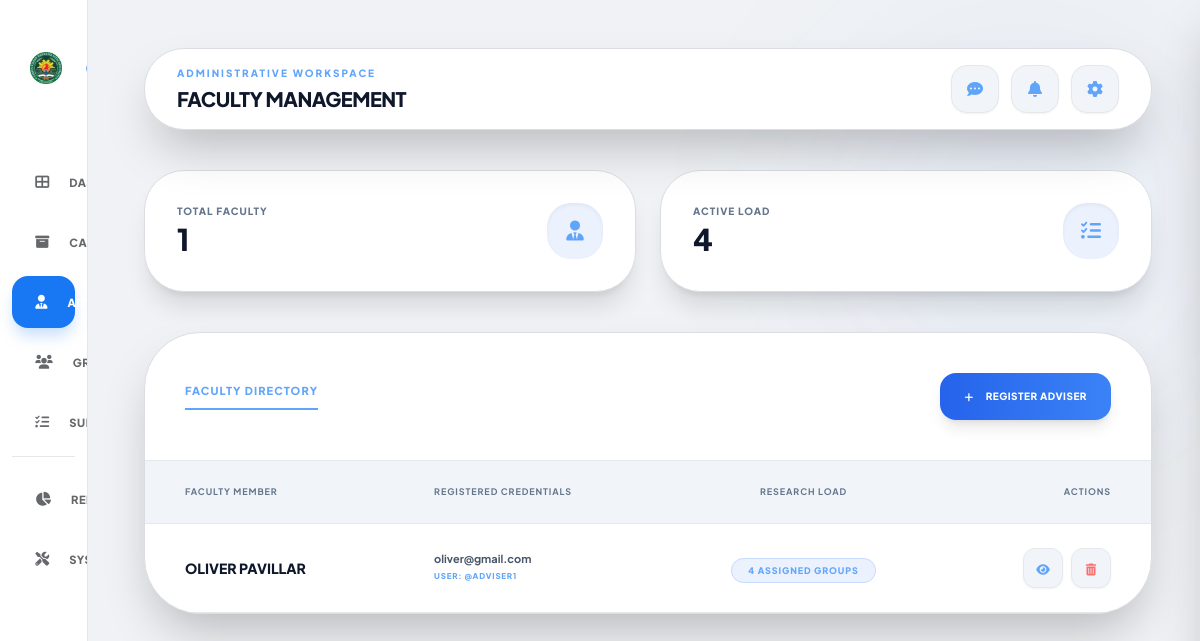
Screenshot of /admin/advisers.php (signed in) with the database file from the repository.
### tables this page shows
CREATE TABLE `adviser` (
  `id` int NOT NULL,
  `username` varchar(50) NOT NULL,
  `password` varchar(255) NOT NULL,
  `full_name` varchar(100) DEFAULT NULL,
  `email` varchar(100) DEFAULT NULL,
  `role` enum('adviser','admin') DEFAULT 'adviser',
  `created_at` timestamp NOT NULL DEFAULT CURRENT_TIMESTAMP,
  `last_activity` timestamp NULL DEFAULT NULL,
  `session_version` int DEFAULT NULL
);

### admin/advisers.php (the view, shortened to what this page needs)
<?php
include('../backend/db_config.php');
$current_page = basename($_SERVER['PHP_SELF']);
$query = "SELECT a.*, COUNT(g.id) as group_count
          FROM adviser a
          LEFT JOIN `group` g ON a.id = g.adviser_id
          GROUP BY a.id
          ORDER BY a.full_name ASC LIMIT 500";
$res = mysqli_query($conn, $query);
$total_advisers = mysqli_num_rows($res);
$total_load_q = mysqli_query($conn, "SELECT COUNT(*) as total FROM `group` WHERE adviser_id IS NOT NULL");
$total_active_load = mysqli_fetch_assoc($total_load_q)['total'] ?? 0;
?>
<!DOCTYPE html>
<html lang="en">
<head>
    <script src="https://cdn.tailwindcss.com"></script>
    <link href="https://cdnjs.cloudflare.com/ajax/libs/font-awesome/6.0.0/css/all.min.css" rel="stylesheet">
    <link rel="stylesheet" href="../assets/css/responsive.css">
</head>
<body class="min-h-screen flex">
    <aside class="group sidebar" id="sidebar">
        <div class="logo-section transition-all duration-300">
            <div class="bg-white p-2 rounded-xl flex-none flex items-center justify-center w-12 h-12">
                <img src="../chmsu.png" class="w-10 h-10 object-contain shrink-0" alt="CHMSU Logo">
            </div>
        </div>
        <nav class="flex-1 space-y-2 px-3">
            <a href="admin_dashboard.php" class="sidebar-link <?php echo ($current_page == 'admin_dashboard.php') ? 'active' : ''; ?>">
                <i class="fas fa-th-large w-5 text-center text-sm"></i>
                <span class="sidebar-text">Dashboard</span>
            </a>
            <a href="archive.php" class="sidebar-link <?php echo ($current_page == 'archive.php') ? 'active' : ''; ?>">
                <i class="fas fa-archive w-5 text-center text-sm"></i>
                <span class="sidebar-text">Capstone Archive</span>
            </a>
            <a href="advisers.php" class="sidebar-link <?php echo ($current_page == 'advisers.php') ? 'active' : ''; ?> active">
                <i class="fas fa-user-tie w-5 text-center text-sm"></i>
                <span class="sidebar-text">Adviser</span>
            </a>
            <a href="groups.php" class="sidebar-link <?php echo ($current_page == 'groups.php') ? 'active' : ''; ?>">
                <i class="fas fa-users w-5 text-center text-sm"></i>
                <span class="sidebar-text">Groups</span>
            </a>
            <a href="submissions.php" class="sidebar-link <?php echo ($current_page == 'submissions.php') ? 'active' : ''; ?>">
                <i class="fas fa-tasks w-5 text-center text-sm"></i>
                <span class="sidebar-text">Submissions & Letters</span>
            </a>
            <div class="pt-4 mt-4 border-t border-gray-200 space-y-2">
                <a href="reports.php" class="sidebar-link <?php echo ($current_page == 'reports.php') ? 'active' : ''; ?>">
                    <i class="fas fa-chart-pie w-5 text-center text-sm"></i>
                    <span class="sidebar-text">Report Analytics</span>
                </a>
                <a href="maintenance.php" class="sidebar-link <?php echo ($current_page == 'maintenance.php') ? 'active' : ''; ?>">
                    <i class="fas fa-tools w-5 text-center text-sm"></i>
                    <span class="sidebar-text">System Maintenance</span>
                </a>
            </div>
        </nav>
    </aside>
    <main class="flex-1 ml-0 md:ml-24 p-6 sm:p-8 lg:p-12 space-y-6 sm:space-y-10">
        <nav class="premium-card rounded-[2.5rem] px-4 sm:px-8 py-4 flex flex-wrap justify-between items-center shadow-2xl relative z-[100] gap-2">
            <div class="min-w-0 flex-1"><p class="text-[10px] font-black text-blue-400 uppercase tracking-[0.2em] mb-1 truncate">Administrative Workspace</p><h2 class="text-lg sm:text-xl font-black text-slate-900 uppercase tracking-tight truncate">Faculty Management</h2></div>
            <div class="flex items-center gap-3 shrink-0">
                <div class="relative nav-icon-container">
                    <button onclick="toggleAdminChatWidget()" data-tip="Messages" class="icon-tooltip w-12 h-12 rounded-2xl bg-slate-100 border border-gray-200 flex items-center justify-center hover:bg-slate-100 transition relative shadow-sm">
                        <i class="fas fa-comment-dots text-blue-400"></i>
                    </button>
                </div>
                <div class="relative nav-icon-container">
                    <button onclick="handleNotifClick()" data-tip="Notifications" class="icon-tooltip w-12 h-12 rounded-2xl bg-slate-100 border border-gray-200 flex items-center justify-center hover:bg-slate-100 transition relative shadow-sm">
                        <i class="fas fa-bell text-blue-400"></i>
                    </button>
                </div>
                <div class="relative nav-icon-container">
                    <button onclick="toggleSettingsDropdown()" data-tip="Settings" class="icon-tooltip w-12 h-12 rounded-2xl bg-slate-100 border border-gray-200 flex items-center justify-center hover:bg-slate-100 transition relative shadow-sm"><i class="fas fa-cog text-blue-400"></i></button>
                </div>
            </div>
        </nav>
        <div class="grid grid-cols-1 sm:grid-cols-2 gap-4 sm:gap-6">
            <div id="stat-1" class="stat-card p-4 sm:p-8 rounded-[2.5rem] flex items-center justify-between shadow-xl">
                <div class="min-w-0 flex-1"><p id="stat-1-label" class="text-[10px] font-black text-slate-500 uppercase tracking-widest mb-1 truncate">Total Faculty</p><h2 id="stat-1-value" class="text-3xl font-black text-slate-900"><?php echo $total_advisers; ?></h2></div>
                <div id="stat-1-icon" class="w-14 h-14 shrink-0 bg-blue-500/10 text-blue-400 rounded-3xl flex items-center justify-center text-xl shadow-inner"><i class="fas fa-user-tie"></i></div>
            </div>
            <div id="stat-2" class="stat-card p-4 sm:p-8 rounded-[2.5rem] flex items-center justify-between shadow-xl">
                <div class="min-w-0 flex-1"><p id="stat-2-label" class="text-[10px] font-black text-slate-500 uppercase tracking-widest mb-1 truncate">Active Load</p><h2 id="stat-2-value" class="text-3xl font-black text-slate-900"><?php echo $total_active_load; ?></h2></div>
                <div id="stat-2-icon" class="w-14 h-14 shrink-0 bg-blue-500/10 text-blue-400 rounded-3xl flex items-center justify-center text-xl shadow-inner"><i class="fas fa-tasks"></i></div>
            </div>
        </div>
        <section class="premium-card rounded-[3.5rem] shadow-2xl overflow-hidden">
            <div class="p-4 sm:p-8 lg:p-10 border-b border-gray-200 flex flex-col md:flex-row justify-between items-center gap-6">
                <div class="flex items-center gap-6">
                    <button onclick="switchTab('advisers')" id="tab-advisers" class="text-[11px] font-black uppercase tracking-widest text-blue-400 border-b-2 border-blue-400 pb-2 transition">Faculty Directory</button>
                    </div>
                <button id="reg-adviser-btn" onclick="openAddAdviserModal()" class="bg-gradient-to-r from-blue-600 to-blue-500 text-white px-4 sm:px-6 py-3 sm:py-4 rounded-2xl flex items-center gap-3 transition-all shadow-lg text-[10px] font-black uppercase tracking-wider shrink-0">
                    <i class="fas fa-plus"></i> Register Adviser
                </button>
            </div>
            <div id="advisers-tab-content">
                <div class="overflow-x-auto">
                    <table class="w-full text-left">
                        <thead class="bg-slate-100 text-[9px] font-black uppercase tracking-widest text-slate-500 border-b border-gray-200">
                            <tr>
                                <th class="px-4 sm:px-10 py-4 sm:py-6">Faculty Member</th>
                                <th class="px-4 sm:px-10 py-4 sm:py-6">Registered Credentials</th>
                                <th class="px-4 sm:px-10 py-4 sm:py-6 text-center">Research Load</th>
                                <th class="px-4 sm:px-10 py-4 sm:py-6 text-right">Actions</th>
                            </tr>
                        </thead>
                        <tbody class="divide-y divide-gray-100">
                            <?php if(mysqli_num_rows($res) > 0): while($row = mysqli_fetch_assoc($res)): ?>
                                <tr id="row-<?php echo $row['id']; ?>" class="hover:bg-slate-100 transition-all group border-b border-gray-200">
                                    <td class="px-4 sm:px-10 py-4 sm:py-6 font-extrabold text-slate-900 uppercase text-sm"><?php echo htmlspecialchars($row['full_name']); ?></td>
                                    <td class="px-4 sm:px-10 py-4 sm:py-6">
                                        <p class="text-[11px] font-bold text-slate-600 leading-none"><?php echo htmlspecialchars($row['email']); ?></p>
                                        <p class="text-[8px] font-black text-blue-400 uppercase mt-1.5 tracking-widest">User: @<?php echo htmlspecialchars($row['username']); ?></p>
                                    </td>
                                    <td class="px-4 sm:px-10 py-4 sm:py-6 text-center">
                                        <span class="px-4 py-1.5 rounded-full text-[9px] font-black uppercase tracking-widest <?php echo $row['group_count'] > 0 ? 'bg-blue-500/10 text-blue-400 border border-blue-500/20' : 'bg-slate-100 text-slate-500 border border-gray-200'; ?>">
                                            <?php echo $row['group_count']; ?> Assigned Groups
                                        </span>
                                    </td>
                                    <td class="px-4 sm:px-10 py-4 sm:py-6 text-right">
                                        <div class="flex justify-end gap-2">
                                            <button onclick="toggleLoad(<?php echo $row['id']; ?>)" class="w-10 h-10 bg-slate-100 border border-gray-200 text-blue-400 rounded-xl hover:bg-blue-600 hover:text-white transition shadow-sm"><i class="fas fa-eye text-xs"></i></button>
                                            <button onclick="openDeleteModal(<?php echo $row['id']; ?>)" class="w-10 h-10 bg-slate-100 border border-gray-200 text-red-400 rounded-xl hover:bg-red-600 hover:text-white transition shadow-sm"><i class="fas fa-trash-alt text-xs"></i></button>
                                        </div>
                                    </td>
                                </tr>
                            <?php endwhile; else: ?>
                                <tr><td colspan="4" class="px-10 py-12 text-center text-slate-500 text-[10px] font-black uppercase tracking-widest italic">No faculty members registered yet.</td></tr>
                            <?php endif; ?>
                        </tbody>
                    </table>
                </div>
            </div>
        </section>
    </main>
</body>
</html>

### assets/css/responsive.css (style rules this page uses)
:root { --cp-mobile-gutter: 1rem; --cp-header-clearance: 4.5rem; }
html { -webkit-text-size-adjust: 100%; text-size-adjust: 100%; }
body { min-height: 100dvh; }
main { min-width: 0 !important; }
@media (min-width: 1024px) { aside.sidebar { height: 100dvh !important; } }
@media (min-width: 1024px) { aside.sidebar nav { min-height: 0; overflow-y: auto; overscroll-behavior: contain; } }
@media (min-width: 1024px) and (max-width: 1279.98px) { .stat-card p.truncate { white-space: normal !important; overflow: visible !important; text-overflow: clip !important; line-height: 1.25; } }

### admin/advisers.php (style rules this page uses)
:root { --chmsu-blue: #1877F2; --chmsu-orange: #4267B2; --bg-deep: #F0F2F5; }
body { font-family: 'Plus Jakarta Sans', sans-serif; background-color: var(--bg-deep); background-image: none; background-size: 32px 32px; color: #1c1e21; overflow-x: hidden; }
aside { width: 5.5rem; transition: width 0.3s cubic-bezier(0.4, 0, 0.2, 1); background: #ffffff; border-right: 1px solid #dadde1; height: 100vh; position: fixed; z-index: 150; display: flex; flex-direction: column; padding: 1.25rem 0; overflow: hidden; }
.logo-section { display: flex; flex-direction: row; align-items: center; padding: 1.5rem 0; margin-bottom: 2.5rem; transition: all 0.3s ease; width: 100%; justify-content: flex-start; padding-left: 1.35rem; }
.sidebar-link { display: flex; align-items: center; gap: 1.25rem; padding: 1rem 1.45rem; border-radius: 1rem; transition: background-color 0.3s ease, box-shadow 0.3s ease; color: #65676b; width: 100%; justify-content: flex-start; }
.sidebar-text { opacity: 0; display: none; font-weight: 800; font-size: 0.7rem; text-transform: uppercase; letter-spacing: 0.05em; white-space: nowrap; }
.sidebar-link.active { background: var(--chmsu-blue) !important; color: white !important; box-shadow: 0 10px 15px -3px rgba(24, 119, 242, 0.25); }
.premium-card { background: #ffffff; border: 1px solid #dadde1; }
.stat-card { transition: all 0.3s ease; border: 1px solid #dadde1; background: #ffffff; box-shadow: 0 1px 2px rgba(0,0,0,0.06); }
.icon-tooltip { position: relative; }

### rows the page displays
adviser: full_name "OLIVER PAVILLAR", email "oliver@gmail.com", username "ADVISER1", group_count "4"

### other values shown
$total_advisers "1"
$total_active_load "4"
